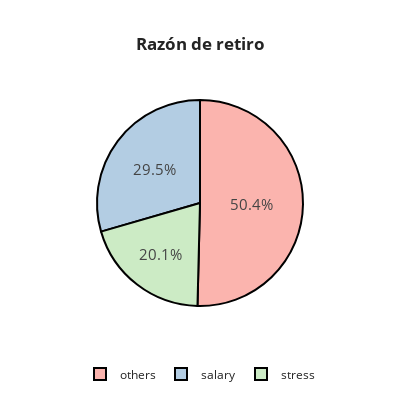

Write notebook code for a chart like this one.
### Markdown cell above
Analisis de las razones de retiro

### Code cell
df4= df1.groupby(['resignationreason'])[['employeeid']].count().reset_index()

#Definir gráfica
fig = px.pie(df4, values = 'employeeid', names ='resignationreason',
             color_discrete_sequence=px.colors.qualitative.Pastel1, width =400, height=400, title= '<b>Razón de retiro<b>')

#Agregar detalles
fig.update_layout(
    template = 'simple_white',
    title_x = 0.5,
        legend_title_text='',
    
    legend=dict(
        orientation='h',
        yanchor='bottom',
        y=-0.4,
        xanchor='center',
        x=0.5)
    )

fig.update_traces(hoverinfo='label+percent', textinfo='percent', textfont_size=15,
                  marker=dict(colors=colors, line=dict(color='#000000', width=2)))

fig.show()

### Figure 1 — Plotly figure (JSON) as saved in the notebook; plotly's stock layout.template omitted (floating-point values rounded to 4 significant figures)
{"data": [{"domain": {"x": [0, 1], "y": [0, 1]}, "hoverinfo": "label+percent", "hovertemplate": "resignationreason=%{label}<br>employeeid=%{value}<extra></extra>", "labels": ["others", "salary", "stress"], "legendgroup": "", "marker": {"colors": ["#FBB4AE", "#B3CDE3", "#CCEBC5 "], "line": {"color": "#000000", "width": 2}}, "name": "", "showlegend": true, "textfont": {"size": 15}, "textinfo": "percent", "type": "pie", "values": [323, 189, 129]}], "layout": {"height": 400, "legend": {"orientation": "h", "title": {"text": ""}, "tracegroupgap": 0, "x": 0.5, "xanchor": "center", "y": -0.4, "yanchor": "bottom"}, "piecolorway": ["rgb(251,180,174)", "rgb(179,205,227)", "rgb(204,235,197)", "rgb(222,203,228)", "rgb(254,217,166)", "rgb(255,255,204)", "rgb(229,216,189)", "rgb(253,218,236)", "rgb(242,242,242)"], "title": {"text": "<b>Razón de retiro<b>", "x": 0.5}, "width": 400}}
